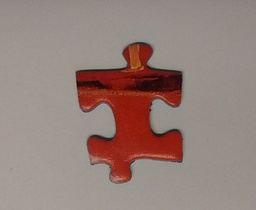
#> input picture a.jpg, 256 x 210 px, shrunk from 876 x 717 before the run
$ python piece.py   (older library calls are emulated)
#> lines starting #> are read from the running program, lines starting #| are printed output that depends on the picture; after the words box and inside, x2 and y2 are one past the last pixel; in counts of white or black regions, pixels touching at a corner belong together
"""Puzzle piece image processing."""

import itertools
import math

import matplotlib.pyplot as plt
import numpy as np
from skimage import feature
from skimage import filters
from skimage import io


def distance(a, b):
  """Get the distance between points a and b."""
  dx = a[0] - b[0]
  dy = a[1] - b[1]
  return math.sqrt(dx**2 + dy**2)


# Load the image.
source = 'a.jpg'
piece = io.imread(source, as_grey=True)
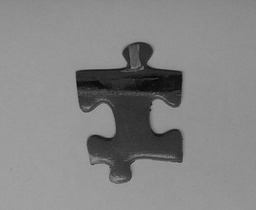
#> piece: shape (210, 256) float64; min 0.0286, max 0.637, mean 0.521

# Find edges with the Canny filter.
low = 0.0
otsu = filters.threshold_otsu(piece, nbins=256)
#> otsu = 0.391
sigma = 2
canny_edges = feature.canny(piece, sigma=sigma, low_threshold=low,
                            high_threshold=otsu)
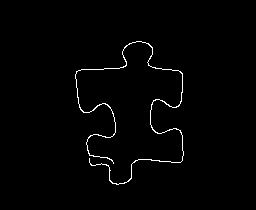
#> canny_edges: shape (210, 256) bool; 1.2% white in thin lines or dots, all inside (x1, y1, x2, y2) = (75, 41, 184, 185)
canny_edges = np.logical_not(canny_edges)

# Get corners.
dist = 20
sensitivity = 0.05
window = 100
harris = feature.corner_harris(canny_edges, k=sensitivity)
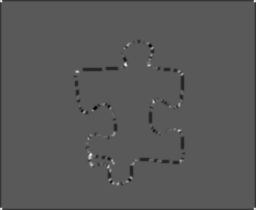
#> harris: shape (210, 256) float64; min -5.03, max 9.29, mean -0.0674; drawn with min black and max white
coords = feature.corner_peaks(harris, min_distance=dist)
#> coords = 30 pairs, first value 20 to 188, second value 20 to 229

# Find approximate center.
center = [sum(coords[:, 0]) / len(coords[:, 0]),
          sum(coords[:, 1]) / len(coords[:, 1])]
#> center = [102.9, 125.9]

# Find angle to each candidate corner, relative to this center.
angles = []
for coord in coords:
  x = coord[0] - center[0]
  y = coord[1] - center[1]
  angles.append(180 / math.pi * math.atan2(y, x))
#> this loop made 30 passes
#> (coord, x, y) on passes 1 to 12: ([154, 90], 51.07, -35.93), ([64, 125], -38.93, -0.933), ([71, 77], -31.93, -48.93), ([101, 153], -1.93, 27.07), ([130, 179], 27.07, 53.07), ([65, 148], -37.93, 22.07), ([104, 179], 1.07, 53.07), ([160, 180], 57.07, 54.07), ([133, 114], 30.07, -11.93), ([74, 181], -28.93, 55.07), ([111, 84], 8.07, -41.93), ([108, 110], 5.07, -15.93)
#> after the loop, angles = 30 values, max 151.5 at index 16, min -178.6 at index 1, mean -2.9

# Find corner sets.
trig_threshold = 0.2
center_dist_threshold = 0.3
corner_sets = {}
for i, coord_one in enumerate(coords):
  corner_sets[i] = {
    90: [],
    180: [],
  }
  angle_one = math.pi / 180 * angles[i]
  center_dist_one = distance(coord_one, center)
  for k, coord_two in enumerate(coords):
    if i == k:
      continue
    center_dist_two = distance(coord_two, center)
    if (abs(center_dist_two - center_dist_one) / center_dist_one >
        center_dist_threshold):
      continue
    angle_two = math.pi / 180 * angles[k]
    cosine = math.cos(angle_one - angle_two)
    sine = math.sin(angle_one - angle_two)
    if abs(cosine) < trig_threshold:
      corner_sets[i][90].append(k)
    if abs(sine) < trig_threshold:
      corner_sets[i][180].append(k)
#> this loop made 30 passes
#> coord_one on passes 12 to 23: [108, 110], [160, 158], [20, 25], [20, 65], [20, 105], [20, 171], [20, 211], [45, 218], [60, 20], [85, 208], [100, 20], [125, 208]
#> (coord_one, angle_one, center_dist_one) on passes 1 to 6: ([154, 90], -0.613, 62.44), ([64, 125], -3.12, 38.94), ([71, 77], -2.15, 58.43), ([101, 153], 1.64, 27.14), ([130, 179], 1.1, 59.57), ([65, 148], 2.61, 43.88)

# Generate all possible rectangle candidates (collections of four corners).
rect_candidates = []
for index in corner_sets:
  # Need at least two 90 neighbors and one 180 coord.
  if len(corner_sets[index][90]) < 2:
    continue
  if len(corner_sets[index][180]) < 1:
    continue
  # Choose the index, one 180 and two 90s to form a possible rectangle.
  for one_eighty in corner_sets[index][180]:
    for two_90s in itertools.combinations(corner_sets[index][90], 2):
      rect_candidates.append([index, two_90s[0], one_eighty, two_90s[1]])
#> this loop made 30 passes

# Get area of each rect candidate with Bretschneider's Formula.
areas = []
for rect in rect_candidates:
  a = distance(coords[rect[0]], coords[rect[3]])
  b = distance(coords[rect[1]], coords[rect[0]])
  c = distance(coords[rect[2]], coords[rect[1]])
  d = distance(coords[rect[3]], coords[rect[2]])
  p = distance(coords[rect[0]], coords[rect[2]])
  q = distance(coords[rect[1]], coords[rect[3]])
  try:
    area = 0.25 * math.sqrt(4 * p**2 * q**2 - (b**2 + d**2 - a**2 - c**2)**2)
  except ValueError:
    area = 0
  areas.append([rect, area])
#> this loop made 62 passes
#> rect on passes 1 to 12: [0, 2, 5, 4], [0, 2, 5, 7], [0, 4, 5, 7], [2, 0, 4, 5], [4, 0, 2, 5], [13, 16, 28, 17], [13, 16, 28, 26], [13, 17, 28, 26], [14, 17, 7, 18], [14, 17, 7, 26], [14, 17, 7, 27], [14, 18, 7, 26]

# Take a guess at the true corners by choosing the biggest area.
sorted_areas = sorted(areas, key=lambda a: a[1], reverse=True)
corner_coords = [[], []]
for index in sorted_areas[0][0]:
  corner_coords[0].append(coords[index][0])
  corner_coords[1].append(coords[index][1])
#> this loop made 4 passes
#> index on passes 1 to 4: 17, 13, 27, 28

# Display results.
fig, (ax1, ax2, ax3) = plt.subplots(nrows=1, ncols=3, figsize=(20, 8))

ax1.imshow(piece, cmap=plt.cm.gray)
ax1.axis('off')

ax2.imshow(canny_edges, cmap=plt.cm.gray)
ax2.axis('off')
ax2.set_title('Canny filter, $\sigma=%s$' % sigma, fontsize=20)

ax3.imshow(canny_edges, cmap=plt.cm.gray)
ax3.plot(center[1], center[0], '*b', markersize=8)
ax3.plot(corner_coords[1], corner_coords[0], 'og', markersize=12)
ax3.plot(coords[:, 1], coords[:, 0], '+r', markersize=12)
ax3.axis('off')
ax3.set_title('Harris corners', fontsize=20)

fig.subplots_adjust(wspace=0.02, hspace=0.02, top=0.9,
                    bottom=0.02, left=0.02, right=0.98)
plt.show()
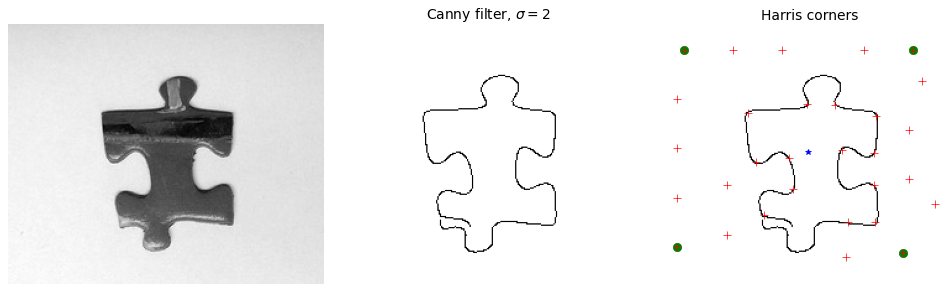
#> figure drawn by matplotlib, 3 panels
fig.savefig('out.png')

$ run again, with b.jpg copied over a.jpg
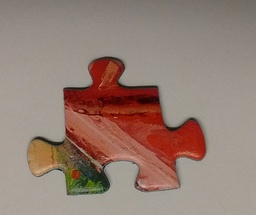
#> input picture b.jpg, 256 x 215 px, shrunk from 852 x 717 before the run
#> otsu = 0.401
#> `canny_edges = feature.canny(piece, sigma=sigma, low_threshold=low, hig..`:
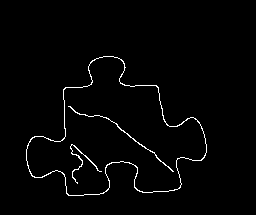
#> canny_edges: shape (215, 256) bool; 1.8% white in thin lines or dots, all inside (x1, y1, x2, y2) = (26, 56, 207, 196)
#> coords = 29 pairs, first value 20 to 192, second value 20 to 232
#> center = [97.86, 124.7]
#> the loop `for coord in coords:` made 29 passes
#> (coord, x, y) on passes 1 to 8: ([153, 72], 55.14, -52.69), ([171, 173], 73.14, 48.31), ([183, 77], 85.14, -47.69), ([106, 69], 8.14, -55.69), ([82, 120], -15.86, -4.69), ([84, 90], -13.86, -34.69), ([175, 32], 77.14, -92.69), ([123, 166], 25.14, 41.31)
#> after the loop `for coord in coords:`: angles = 29 values, max 165.4 at index 18, min -165.8 at index 17, mean -9.24
#> the loop `for i, coord_one in enumerate(coords):` made 29 passes
#> coord_one on passes 12 to 19: [86, 155], [159, 200], [142, 29], [59, 95], [20, 25], [20, 65], [20, 105], [20, 145]
#> the loop `for index in corner_sets:` made 29 passes
#> the loop `for rect in rect_candidates:` made 53 passes
#> rect on passes 1 to 8: [0, 12, 19, 16], [0, 12, 23, 16], [1, 13, 16, 23], [2, 12, 19, 15], [2, 12, 19, 21], [2, 12, 19, 22], [2, 12, 19, 27], [2, 15, 19, 21]
#> the loop `for index in sorted_areas[0][0]:` made 4 passes
#> index on passes 1 to 4: 6, 16, 20, 28
#> `plt.show()`:
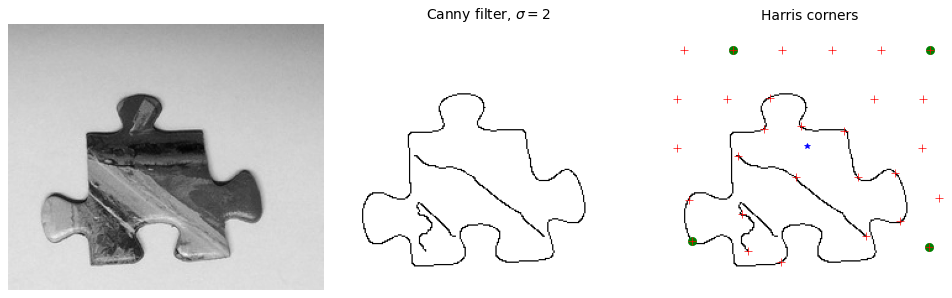
#> figure drawn by matplotlib, 3 panels

$ run again, with c.jpg copied over a.jpg
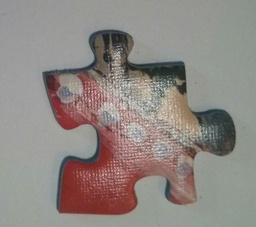
#> input picture c.jpg, 256 x 227 px, shrunk from 1337 x 1183 before the run
#> otsu = 0.448
#> `canny_edges = feature.canny(piece, sigma=sigma, low_threshold=low, hig..`:
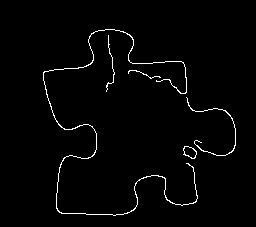
#> canny_edges: shape (227, 256) bool; 1.8% white in thin lines or dots, all inside (x1, y1, x2, y2) = (43, 29, 236, 216)
#> coords = 30 pairs, first value 20 to 201, second value 20 to 231
#> center = [111.6, 124.5]
#> the loop `for coord in coords:` made 30 passes
#> (coord, x, y) on passes 1 to 8: ([84, 108], -27.63, -16.5), ([157, 193], 45.37, 68.5), ([77, 160], -34.63, 35.5), ([92, 185], -19.63, 60.5), ([72, 44], -39.63, -80.5), ([179, 164], 67.37, 39.5), ([201, 195], 89.37, 70.5), ([34, 91], -77.63, -33.5)
#> after the loop `for coord in coords:`: angles = 30 values, max 159.4 at index 17, min -156.7 at index 7, mean -4.51
#> the loop `for i, coord_one in enumerate(coords):` made 30 passes
#> coord_one on passes 12 to 19: [126, 92], [179, 140], [156, 91], [153, 228], [67, 79], [20, 25], [20, 159], [20, 199]
#> the loop `for index in corner_sets:` made 30 passes
#> the loop `for rect in rect_candidates:` made 28 passes
#> rect on passes 1 to 8: [4, 17, 1, 28], [4, 17, 14, 28], [5, 9, 7, 21], [6, 20, 16, 29], [6, 20, 19, 29], [7, 3, 5, 21], [7, 3, 12, 21], [12, 3, 7, 8]
#> the loop `for index in sorted_areas[0][0]:` made 4 passes
#> index on passes 1 to 4: 6, 20, 16, 29
#> `plt.show()`:
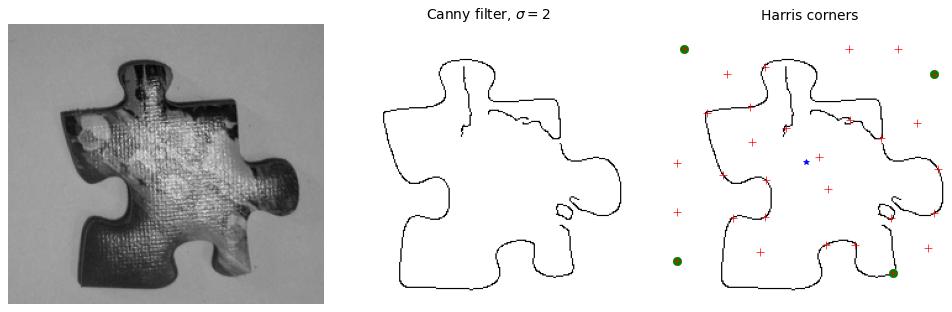
#> figure drawn by matplotlib, 3 panels

$ run again, with d.jpg copied over a.jpg
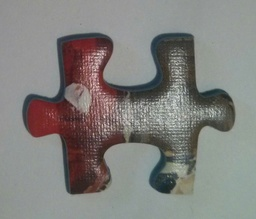
#> input picture d.jpg, 256 x 219 px, shrunk from 1314 x 1122 before the run
#> otsu = 0.421
#> `canny_edges = feature.canny(piece, sigma=sigma, low_threshold=low, hig..`:
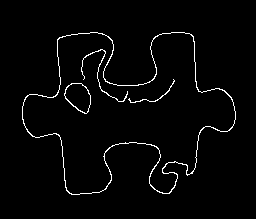
#> canny_edges: shape (219, 256) bool; 2.4% white in thin lines or dots, all inside (x1, y1, x2, y2) = (22, 32, 236, 195)
#> coords = 27 pairs, first value 20 to 197, second value 20 to 228
#> center = [108.8, 126.7]
#> the loop `for coord in coords:` made 27 passes
#> (coord, x, y) on passes 1 to 8: ([173, 187], 64.19, 60.33), ([99, 128], -9.81, 1.33), ([112, 86], 3.19, -40.67), ([171, 163], 62.19, 36.33), ([50, 102], -58.81, -24.67), ([80, 174], -28.81, 47.33), ([91, 198], -17.81, 71.33), ([84, 81], -24.81, -45.67)
#> after the loop `for coord in coords:`: angles = 27 values, max 172.3 at index 1, min -157.2 at index 4, mean 5.42
#> the loop `for i, coord_one in enumerate(coords):` made 27 passes
#> coord_one on passes 13 to 20: [189, 66], [189, 105], [37, 192], [95, 28], [127, 204], [130, 228], [35, 158], [128, 26]
#> the loop `for index in corner_sets:` made 27 passes
#> the loop `for rect in rect_candidates:` made 55 passes
#> rect on passes 1 to 8: [0, 12, 11, 14], [3, 5, 4, 8], [4, 5, 3, 6], [4, 5, 3, 8], [4, 6, 3, 8], [8, 3, 5, 4], [8, 3, 6, 4], [11, 12, 0, 14]
#> the loop `for index in sorted_areas[0][0]:` made 4 passes
#> index on passes 1 to 4: 20, 12, 26, 21
#> `plt.show()`:
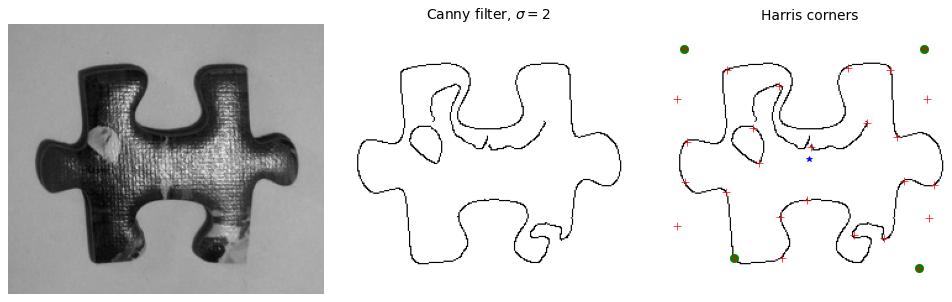
#> figure drawn by matplotlib, 3 panels
